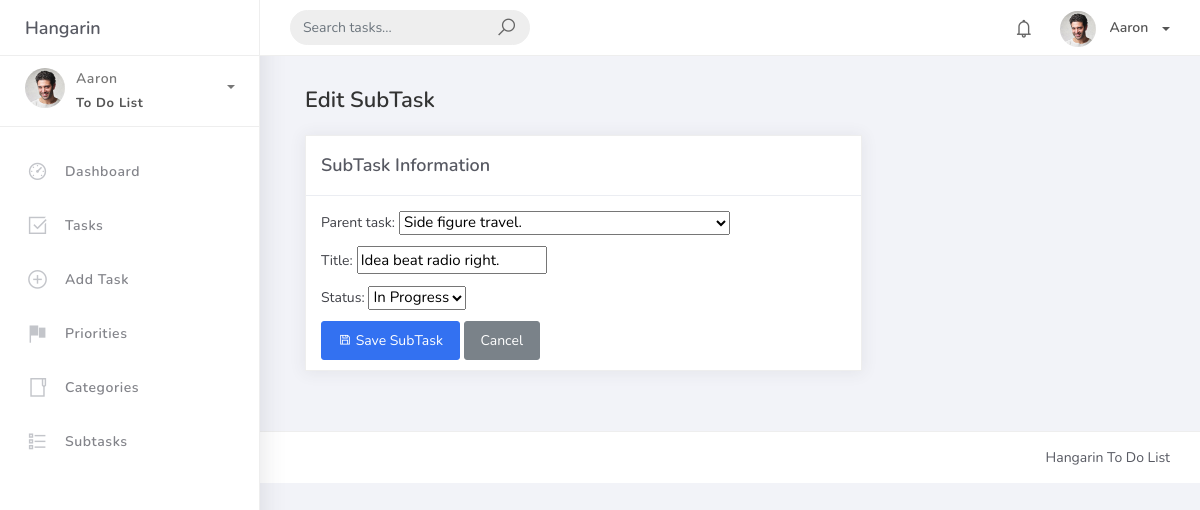
Screenshot of /subtasks/20/ (signed in) with the database file from the repository.
### hangarin/models.py (models this page shows, shortened)
class BaseModel(models.Model):
    created_at = models.DateTimeField(auto_now_add=True, db_index=True)
    updated_at = models.DateTimeField(auto_now=True)
    class Meta:
        abstract = True

class SubTask(BaseModel):
    parent_task = models.ForeignKey(
        Task,
        on_delete=models.CASCADE
    )
    title = models.CharField(max_length=250)
    status = models.CharField(
        max_length=50,
        choices=[
            ("Pending", "Pending"),
            ("In Progress", "In Progress"),
            ("Completed", "Completed"),
        ],
        default="Pending"
    )

class Task(BaseModel):
    title = models.CharField(max_length=250)
    description = models.CharField(max_length=500)
    deadline = models.DateTimeField()
    status = models.CharField(
        max_length=50,
        choices=[
            ("Pending", "Pending"),
            ("In Progress", "In Progress"),
            ("Completed", "Completed"),
        ],
        default="Pending"
    )
    category = models.ForeignKey(
        Category,
        on_delete=models.CASCADE
    )
    priority = models.ForeignKey(
        Priority,
        on_delete=models.CASCADE
    )
    def __str__(self):
        return self.title

### hangarin/views.py (the view)
class SubTaskUpdateView(LoginRequiredMixin, UpdateView):
    model = SubTask
    template_name = "subtask_form.html"
    login_url = "/accounts/login/"
    redirect_field_name = "next"
    fields = [
        "parent_task",
        "title",
        "status",
    ]
    success_url = reverse_lazy("subtask-list")

### templates/subtask_form.html (shortened to what this page needs)
{% extends "base.html" %}
{% block content %}
<div class="container-fluid">
    <h4 class="page-title">
        {% if object %}
        Edit SubTask
        {% else %}
        Add SubTask
        {% endif %}
    </h4>
    <div class="row">
        <div class="col-md-8">
            <div class="card">
                <div class="card-header">
                    <div class="card-title">
                        SubTask Information
                    </div>
                </div>
                <div class="card-body">
                    <form method="post">
                        {{ form.as_p }}
                        <button
                            type="submit"
                            class="btn btn-primary"
                        >
                            <i class="la la-save"></i>
                            Save SubTask
                        </button>
                        <a
                            href="javascript:history.back()"
                            class="btn btn-secondary"
                        >
                            Cancel
                        </a>
                    </form>
                </div>
            </div>
        </div>
    </div>
</div>
{% endblock %}

### templates/base.html (shortened to what this page needs)
{% load static %}
{% load pwa %}
<!DOCTYPE html>
<html lang="en">
<head>
    <link
        rel="stylesheet"
        href="{% static 'css/bootstrap.min.css' %}"
    >
    <link
        rel="stylesheet"
        href="{% static 'css/ready.css' %}"
    >
    <link
        rel="stylesheet"
        href="{% static 'css/demo.css' %}"
    >
</head>
<body>
<div class="wrapper">
    <div class="main-header">
        <div class="logo-header">
            <a href="{% url 'home' %}" class="logo">
                Hangarin
            </a>
        </div>
        <nav class="navbar navbar-header navbar-expand-lg">
            <div class="container-fluid">
                <form
                    class="navbar-left navbar-form nav-search mr-md-3"
                    method="get"
                    action="{% url 'task-list' %}"
                >
                    <div class="input-group">
                        <input
                            type="text"
                            name="q"
                            placeholder="Search tasks..."
                            class="form-control"
                        >
                        <div class="input-group-append">
                            <button
                                type="submit"
                                class="input-group-text"
                            >
                                <i class="la la-search search-icon"></i>
                            </button>
                        </div>
                    </div>
                </form>
                <ul class="navbar-nav topbar-nav ml-md-auto align-items-center">
                    <li class="nav-item dropdown hidden-caret">
                        <a
                            class="nav-link dropdown-toggle"
                            href="#"
                            id="navbarDropdownNotification"
                            role="button"
                            data-toggle="dropdown"
                            aria-haspopup="true"
                            aria-expanded="false"
                        >
                            <i class="la la-bell"></i>
                        </a>
                    </li>
                    <li class="nav-item dropdown">
                        <a
                            class="dropdown-toggle profile-pic"
                            data-toggle="dropdown"
                            href="#"
                            aria-expanded="false"
                        >
                            <img
                                src="{% static 'img/profile.jpg' %}"
                                alt="user-img"
                                width="36"
                                class="img-circle"
                            >
                            <span>
                                {% if user.is_authenticated %}
                                    {{ user.username }}
                                {% else %}
                                    Hangarin User
                                {% endif %}
                            </span>
                        </a>
                    </li>
                </ul>
            </div>
        </nav>
    </div>
    <div class="sidebar">
        <div
            class="scrollbar-inner sidebar-wrapper"
            id="sidebar"
        >
            <div class="user">
                <div class="photo">
                    <img
                        src="{% static 'img/profile.jpg' %}"
                        alt="profile"
                    >
                </div>
                <div class="info">
                    <a
                        class=""
                        data-toggle="collapse"
                        href="#collapseExample"
                        aria-expanded="true"
                    >
                        <span>
                            {% if user.is_authenticated %}
                                {{ user.username }}
                            {% else %}
                                Hangarin User
                            {% endif %}
                            <span class="user-level">
                                To Do List
                            </span>
                            <span class="caret"></span>
                        </span>
                    </a>
                </div>
            </div>
            <ul class="nav">
                <li class="nav-item">
                    <a href="{% url 'home' %}">
                        <i class="la la-dashboard"></i>
                        <p>
                            Dashboard
                        </p>
                    </a>
                </li>
                <li class="nav-item">
                    <a href="{% url 'task-list' %}">
                        <i class="la la-check-square"></i>
                        <p>
                            Tasks
                        </p>
                    </a>
                </li>
                <li class="nav-item">
                    <a href="{% url 'task-add' %}">
                        <i class="la la-plus-circle"></i>
                        <p>
                            Add Task
                        </p>
                    </a>
                </li>
                <li class="nav-item">
                    <a href="{% url 'priority-list' %}">
                        <i class="la la-flag"></i>
                        <p>
                            Priorities
                        </p>
                    </a>
                </li>
                <li class="nav-item">
                    <a href="{% url 'category-list' %}">
                        <i class="la la-folder"></i>
                        <p>
                            Categories
                        </p>
                    </a>
                </li>
                <li class="nav-item">
                    <a href="{% url 'subtask-list' %}">
                        <i class="la la-list"></i>
                        <p>
                            Subtasks
                        </p>
                    </a>
                </li>
            </ul>
        </div>
    </div>
    <div class="main-panel">
        <div class="content">
            <div class="container-fluid">
                {% block content %}
                {% endblock %}
            </div>
        </div>
        <footer class="footer">
            <div class="container-fluid">
                <div class="copyright ml-auto">
                    Hangarin To Do List
                </div>
            </div>
        </footer>
    </div>
</div>
</body>
</html>

### rows the page displays
SubTask: parent_task "Side figure travel.", status "In Progress"
Task: title "Idea beat radio right."

### other values shown
{{ user.username }} "Aaron"
